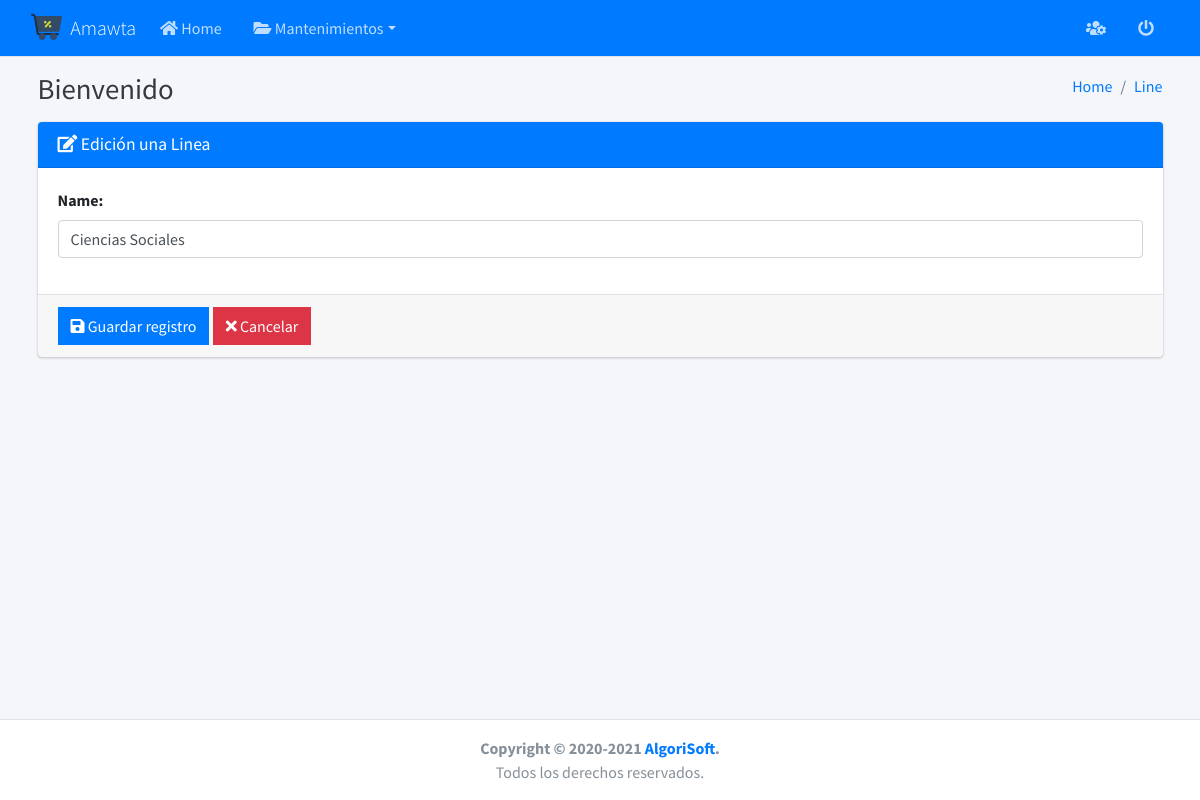
The page /yachay/lines/update/2/ on the database as committed earlier.
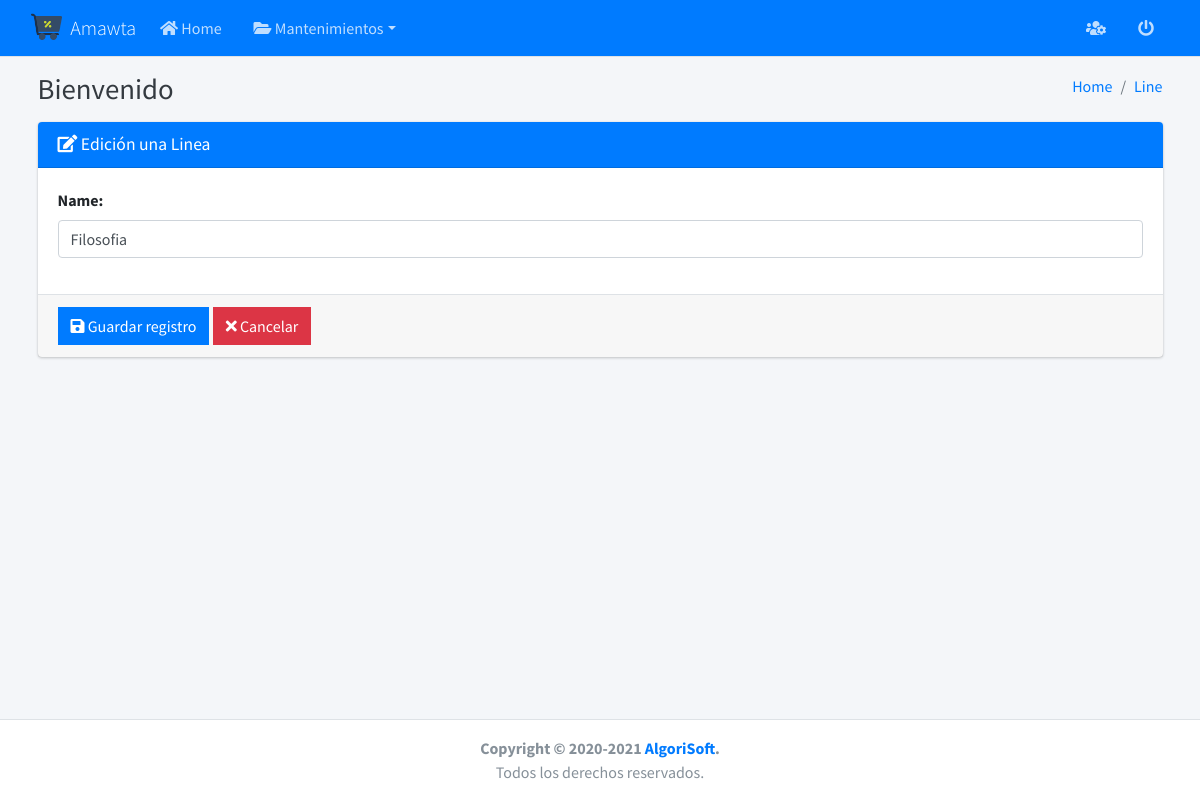
The same page on the database as committed later.
### yachay/models.py (models this page shows, shortened)
class Line(models.Model):
    name = models.CharField(max_length=50, unique=True)

### yachay/views/lines/views.py (the view, shortened to what this page needs)
# urls.py: path('lines/update/<int:pk>/', LineUpdateView.as_view(), name='line_update'),
class LineUpdateView(UpdateView):
    model = Line
    form_class = LineForm
    template_name = 'lines/create.html'
    success_url = reverse_lazy('line_list')
    def dispatch(self, request, *args, **kwargs):
        self.object = self.get_object()
        return super().dispatch(request, *args, **kwargs)
    def get_context_data(self, **kwargs):
        context = super().get_context_data(**kwargs)
        context['title'] = 'Edición una Linea'
        context['entity'] = 'Line'
        context['list_url'] = reverse_lazy('line_list')
        context['action'] = 'edit'
        return context

### yachay/forms.py (shortened to what this page needs)
class LineForm(ModelForm):
    def __init__(self, *args, **kwargs):
        super().__init__(*args, **kwargs)
        self.fields['name'].widget.attrs['autofocus'] = True
    class Meta:
        model = Line
        fields = '__all__'
        widgets = {
            'name': TextInput(
                attrs={
                    'placeholder': 'ejemplo: filosofía',
                }
            ),
        }

### yachay/templates/lines/create.html
{% extends 'form.html' %}

### templates/form.html (shortened to what this page needs)
{% extends 'layout.html' %}
{% load widget_tweaks %}
{% block content %}
    <form method="post" action="." enctype="multipart/form-data">
        <div class="card card-primary">
            <div class="card-header">
                <h3 class="card-title">
                    {% if action == 'add' %}
                        <i class="fas fa-plus"></i>
                    {% else %}
                        <i class="fas fa-edit"></i>
                    {% endif %}
                    {{ title }}
                </h3>
            </div>
            <div class="card-body">
                {% for field in form.visible_fields %}
                    <div class="form-group">
                        <label for="email">{{ field.label }}:</label>
                        {{ field|add_class:'form-control'|attr:'autocomplete:off' }}
                    </div>
                {% endfor %}
            </div>
            <div class="card-footer">
                <button type="submit" class="btn btn-primary btn-flat">
                    <i class="fas fa-save"></i> Guardar registro
                </button>
                <a href="{{ list_url }}" class="btn btn-danger btn-flat">
                    <i class="fas fa-times"></i> Cancelar
                </a>
            </div>
        </div>
    </form>
{% endblock %}

Rows that differ between the two databases and show on the page:
changed Line: name "Ciencias Sociales" → "Filosofia"
